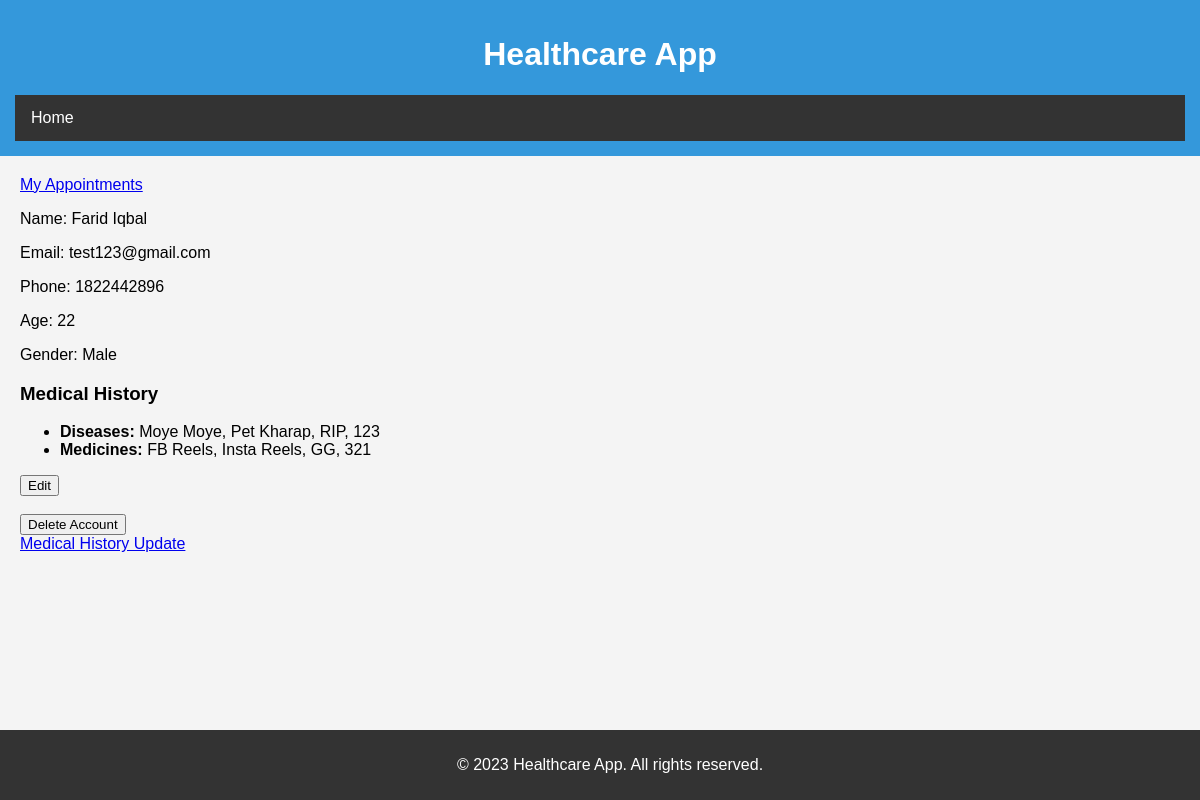
/profile/ (signed in), run on the app's committed database.
### website/models.py (models this page shows, shortened)
class Patient(AbstractUser):
    username = models.CharField(max_length=150, primary_key=True)
    email = models.EmailField(unique=True)
    phone = models.IntegerField(null=True)
    age = models.PositiveIntegerField(null=True)
    name = models.CharField(max_length=100)
    gender = models.CharField(max_length=10)
    evaluated_hospitals = models.ManyToManyField(Hospital, through='PatientHospitalEvaluation', related_name='evaluated_by_patients')

class MedicalHistory(models.Model):
    record_id = models.AutoField(primary_key=True)
    patient = models.ForeignKey(Patient, on_delete=models.CASCADE)
    class Meta:
        unique_together = ['record_id', 'patient']

class Disease(models.Model):
    medical_history = models.ForeignKey(MedicalHistory, on_delete=models.CASCADE)
    disease_name = models.CharField(max_length=100)
    def __str__(self):
        return self.disease_name

class Medicine(models.Model):
    medical_history = models.ForeignKey(MedicalHistory, on_delete=models.CASCADE)
    medicine_name = models.CharField(max_length=100)
    def __str__(self):
        return self.medicine_name

### website/views.py (the view)
# urls.py: path('profile/', views.profile_view, name='profile'),
def profile_view(request):
    user = request.user
    patient = Patient.objects.get(username=user.username)
    medical_history = MedicalHistory.objects.filter(patient=user).first()
    context = {
        'patient': patient,
        'medical_history': medical_history,
    }
    return render(request, 'profile.html', context)

### website/templates/profile.html (shortened to what this page needs)
{% extends 'base.html' %}
{% block content %}
  <a href="{% url 'my_appointments' %}">My Appointments</a>
  <p>Name: {{ patient.name }}</p>
  <p>Email: {{ patient.email }}</p>
  <p>Phone: {{ patient.phone }}</p>
  <p>Age: {{ patient.age }}</p>
  <p>Gender: {{ patient.gender }}</p>
  {% if medical_history %}
    <h3>Medical History</h3>
    <ul>
      {% if medical_history.disease_set.all %}
        <li>
          <strong>Diseases:</strong>
          {{ medical_history.disease_set.all|join:', ' }}
        </li>
      {% endif %}
      {% if medical_history.medicine_set.all %}
        <li>
          <strong>Medicines:</strong>
          {{ medical_history.medicine_set.all|join:', ' }}
        </li>
      {% endif %}
    </ul>
  {% else %}
    <p>No medical history added. <a href="{% url 'update_medical_history' %}">Update it</a></p>
  {% endif %}
  <form method="post" action="{% url 'edit' %}">
    <button type="Submit" class="btn btn-light">Edit</button>
  </form>
  <br>
  <a href="{% url 'delete_account' %}">
    <button type="button" class="btn btn-danger">Delete Account</button>
  </a>
  <br>
  <a href="{% url 'update_medical_history' %}">Medical History Update</a>
{% endblock %}

### website/templates/base.html (style rules this page uses)
body { font-family: 'Arial', sans-serif; margin: 0; padding: 0; background-color: #f4f4f4; }

### data on the page
Patient: name "Farid Iqbal", email "test123@gmail.com", phone "1822442896", age "22", gender "Male"
MedicalHistory: disease_set.all "Moye Moye, Pet Kharap, RIP, 123", medicine_set.all "FB Reels, Insta Reels, GG, 321"
